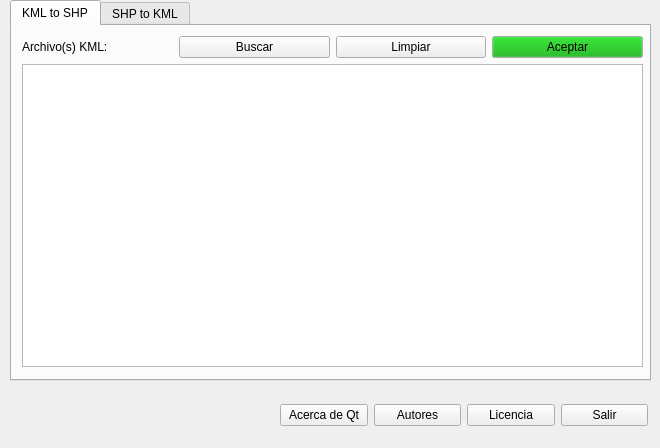
<?xml version="1.0" encoding="UTF-8"?>
<ui version="4.0">
 <class>MainWindow</class>
 <widget class="QMainWindow" name="MainWindow">
  <property name="geometry">
   <rect>
    <x>0</x>
    <y>0</y>
    <width>660</width>
    <height>448</height>
   </rect>
  </property>
  <property name="windowTitle">
   <string>KmlShpConvert</string>
  </property>
  <widget class="QWidget" name="centralwidget">
   <widget class="QTabWidget" name="tabWidget">
    <property name="geometry">
     <rect>
      <x>10</x>
      <y>0</y>
      <width>641</width>
      <height>381</height>
     </rect>
    </property>
    <property name="currentIndex">
     <number>0</number>
    </property>
    <widget class="QWidget" name="tab">
     <attribute name="title">
      <string>KML to SHP</string>
     </attribute>
     <widget class="QWidget" name="layoutWidget_2">
      <property name="geometry">
       <rect>
        <x>10</x>
        <y>10</y>
        <width>621</width>
        <height>331</height>
       </rect>
      </property>
      <layout class="QVBoxLayout" name="verticalLayout">
       <item>
        <layout class="QHBoxLayout" name="horizontalLayout_2">
         <item>
          <widget class="QLabel" name="label">
           <property name="text">
            <string>Archivo(s) KML:</string>
           </property>
          </widget>
         </item>
         <item>
          <widget class="QPushButton" name="btn_buscar">
           <property name="text">
            <string>Buscar</string>
           </property>
          </widget>
         </item>
         <item>
          <widget class="QPushButton" name="btn_limpiar">
           <property name="text">
            <string>Limpiar</string>
           </property>
          </widget>
         </item>
         <item>
          <widget class="QPushButton" name="btn_aceptar">
           <property name="palette">
            <palette>
             <active>
              <colorrole role="Button">
               <brush brushstyle="SolidPattern">
                <color alpha="255">
                 <red>0</red>
                 <green>170</green>
                 <blue>0</blue>
                </color>
               </brush>
              </colorrole>
             </active>
             <inactive>
              <colorrole role="Button">
               <brush brushstyle="SolidPattern">
                <color alpha="255">
                 <red>0</red>
                 <green>170</green>
                 <blue>0</blue>
                </color>
               </brush>
              </colorrole>
             </inactive>
             <disabled>
              <colorrole role="Button">
               <brush brushstyle="SolidPattern">
                <color alpha="255">
                 <red>0</red>
                 <green>170</green>
                 <blue>0</blue>
                </color>
               </brush>
              </colorrole>
             </disabled>
            </palette>
           </property>
           <property name="text">
            <string>Aceptar</string>
           </property>
          </widget>
         </item>
        </layout>
       </item>
       <item>
        <widget class="QTextBrowser" name="file_list">
         <property name="documentTitle">
          <string/>
         </property>
        </widget>
       </item>
      </layout>
     </widget>
    </widget>
    <widget class="QWidget" name="tab_2">
     <attribute name="title">
      <string>SHP to KML</string>
     </attribute>
     <widget class="QWidget" name="layoutWidget_3">
      <property name="geometry">
       <rect>
        <x>10</x>
        <y>10</y>
        <width>621</width>
        <height>331</height>
       </rect>
      </property>
      <layout class="QVBoxLayout" name="verticalLayout_2">
       <item>
        <layout class="QHBoxLayout" name="horizontalLayout_3">
         <item>
          <widget class="QLabel" name="label_2">
           <property name="text">
            <string>Archivo(s) SHP:</string>
           </property>
          </widget>
         </item>
         <item>
          <widget class="QPushButton" name="btn_buscar_2">
           <property name="text">
            <string>Buscar</string>
           </property>
          </widget>
         </item>
         <item>
          <widget class="QPushButton" name="btn_limpiar_2">
           <property name="text">
            <string>Limpiar</string>
           </property>
          </widget>
         </item>
         <item>
          <widget class="QPushButton" name="btn_aceptar_2">
           <property name="palette">
            <palette>
             <active>
              <colorrole role="Button">
               <brush brushstyle="SolidPattern">
                <color alpha="255">
                 <red>0</red>
                 <green>170</green>
                 <blue>0</blue>
                </color>
               </brush>
              </colorrole>
             </active>
             <inactive>
              <colorrole role="Button">
               <brush brushstyle="SolidPattern">
                <color alpha="255">
                 <red>0</red>
                 <green>170</green>
                 <blue>0</blue>
                </color>
               </brush>
              </colorrole>
             </inactive>
             <disabled>
              <colorrole role="Button">
               <brush brushstyle="SolidPattern">
                <color alpha="255">
                 <red>0</red>
                 <green>170</green>
                 <blue>0</blue>
                </color>
               </brush>
              </colorrole>
             </disabled>
            </palette>
           </property>
           <property name="text">
            <string>Aceptar</string>
           </property>
          </widget>
         </item>
        </layout>
       </item>
       <item>
        <widget class="QTextBrowser" name="file_list_2">
         <property name="documentTitle">
          <string/>
         </property>
        </widget>
       </item>
      </layout>
     </widget>
    </widget>
   </widget>
   <widget class="QWidget" name="layoutWidget">
    <property name="geometry">
     <rect>
      <x>280</x>
      <y>400</y>
      <width>368</width>
      <height>31</height>
     </rect>
    </property>
    <layout class="QHBoxLayout" name="horizontalLayout">
     <item>
      <widget class="QPushButton" name="btn_about">
       <property name="text">
        <string>Acerca de Qt</string>
       </property>
      </widget>
     </item>
     <item>
      <widget class="QPushButton" name="btn_autores">
       <property name="text">
        <string>Autores</string>
       </property>
      </widget>
     </item>
     <item>
      <widget class="QPushButton" name="btn_licencia">
       <property name="text">
        <string>Licencia</string>
       </property>
      </widget>
     </item>
     <item>
      <widget class="QPushButton" name="btn_salir">
       <property name="text">
        <string>Salir</string>
       </property>
      </widget>
     </item>
    </layout>
   </widget>
  </widget>
  <action name="actionAutores">
   <property name="text">
    <string>Autores</string>
   </property>
  </action>
  <action name="actionClasificar">
   <property name="text">
    <string>Clasificar</string>
   </property>
  </action>
  <action name="actionBuscar">
   <property name="text">
    <string>Buscar</string>
   </property>
  </action>
  <action name="actionLicencia">
   <property name="text">
    <string>Licencia</string>
   </property>
  </action>
  <action name="actionAcerca_de_Qt">
   <property name="text">
    <string>Acerca de Qt</string>
   </property>
  </action>
 </widget>
 <resources/>
 <connections/>
 <slots>
  <slot>browseSlot()</slot>
  <slot>returnedPressedSlot()</slot>
 </slots>
</ui>
